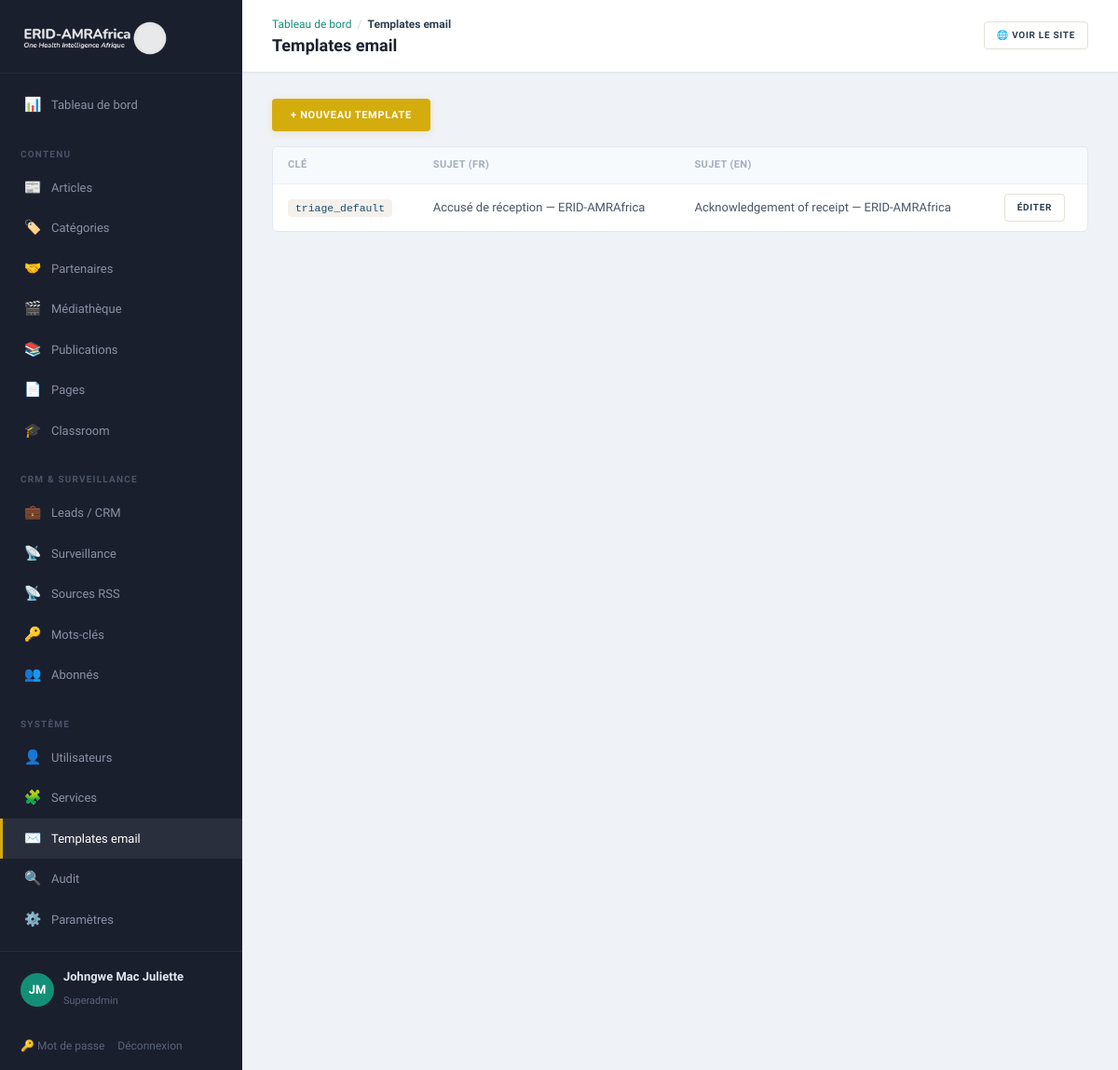
The page /admin/email-templates (signed in) on the database its author committed.
### tables this page shows
CREATE TABLE email_templates (
    id              INT UNSIGNED AUTO_INCREMENT PRIMARY KEY,
    template_key    VARCHAR(80)     NOT NULL UNIQUE,  
    subject_fr      VARCHAR(255)    NOT NULL,
    subject_en      VARCHAR(255)    NOT NULL,
    body_fr         MEDIUMTEXT      NOT NULL,
    body_en         MEDIUMTEXT      NOT NULL
);

### app/Core/View.php (called while the page is built, shortened)
<?php
final class View
{
    public static function render(string $template, array $data = [], string $layout = 'public'): void
    {
        $root = Config::get('root');
        extract($data, EXTR_SKIP);
        require $root . '/app/Views/' . $template . '.php';
    }
    public static function e(?string $s): string
    {
        return htmlspecialchars((string) $s, ENT_QUOTES, 'UTF-8');
    }
}

### app/Core/Controller.php (called while the page is built, shortened)
<?php
abstract class Controller
{
    protected function view(string $template, array $data = [], string $layout = 'public'): void
    {
        View::render($template, $data, $layout);
    }
}

### app/Controllers/Admin/EmailTemplatesController.php (called while the page is built, shortened)
<?php
final class EmailTemplatesController extends Controller
{
    public function index(): void
    {
        $templates = Database::all('SELECT * FROM email_templates ORDER BY template_key');
        $this->view('admin/email_templates', ['title' => 'Templates email', 'templates' => $templates], 'admin');
    }
}

### public/index.php (called while the page is built, shortened)
<?php
spl_autoload_register(function (string $class): void {
    $path = APP_ROOT . '/app/' . str_replace('\\', '/', substr($class, 4)) . '.php';
});
$router = new Router();
$router->dispatch($_SERVER['REQUEST_METHOD'], $_SERVER['REQUEST_URI']);

### app/Core/Config.php (called while the page is built, shortened)
<?php
final class Config
{
    private static array $data = [];
    public static function load(string $root): void
    {
        $env = [];
        self::$data = [
            'app' => [
                'name'   => $env['APP_NAME']   ?? 'ERID-AMRAfrica',
                'env'    => $env['APP_ENV']    ?? 'production',
                'url'    => $env['APP_URL']    ?? 'http://localhost:8080',
                'locale' => $env['APP_LOCALE'] ?? 'fr',
            ],
            'db' => [
                'host' => $env['DB_HOST'] ?? '127.0.0.1',
                'port' => $env['DB_PORT'] ?? '3306',
                'name' => $env['DB_NAME'] ?? 'erid_amrafrica',
                'user' => $env['DB_USER'] ?? 'root',
                'pass' => $env['DB_PASS'] ?? '',
            ],
            'mail' => [
                'from'      => $env['MAIL_FROM'] ?? 'consulting@erid-amrafrica.org',
                'from_name' => $env['MAIL_FROM_NAME'] ?? 'ERID-AMRAfrica',
            ],
            'root' => $root,
        ];
    }
    public static function get(string $key): mixed
    {
        return self::$data[$key] ?? null;
    }
}

### app/Core/Database.php (called while the page is built, shortened)
<?php
final class Database
{
    private static ?PDO $pdo = null;
    public static function pdo(): PDO
    {
        if (self::$pdo === null) {
            $cfg = Config::get('db');
            $dsn = sprintf(
                'mysql:host=%s;port=%s;dbname=%s;charset=utf8mb4',
                $cfg['host'], $cfg['port'], $cfg['name']
            );
            try {
                self::$pdo = new PDO($dsn, $cfg['user'], $cfg['pass'], [
                    PDO::ATTR_ERRMODE            => PDO::ERRMODE_EXCEPTION,
                    PDO::ATTR_DEFAULT_FETCH_MODE => PDO::FETCH_ASSOC,
                    PDO::ATTR_EMULATE_PREPARES   => false,
                    PDO::MYSQL_ATTR_INIT_COMMAND => "SET NAMES utf8mb4 COLLATE utf8mb4_unicode_ci",
                ]);
            } catch (PDOException $e) {
                http_response_code(500);
                exit('Database connection failed.');
            }
        }
        return self::$pdo;
    }
    public static function all(string $sql, array $params = []): array
    {
        $stmt = self::pdo()->prepare($sql);
        $stmt->execute($params);
        return $stmt->fetchAll();
    }
}

### app/Views/admin/email_templates.php (the view, shortened to what this page needs)
<?php
use App\Core\View; $e = fn($s) => View::e($s);
?>
<div class="toolbar"><a class="btn btn-gold" href="/admin/email-templates/new">+ Nouveau template</a></div>
<div class="panel">
  <table class="data-table">
    <thead><tr><th>Clé</th><th>Sujet (FR)</th><th>Sujet (EN)</th><th></th></tr></thead>
    <tbody>
    <?php foreach ($templates as $t): ?>
      <tr>
        <td><code><?= $e($t['template_key']) ?></code></td>
        <td><?= $e($t['subject_fr']) ?></td>
        <td><?= $e($t['subject_en']) ?></td>
        <td><a href="/admin/email-templates/<?= (int)$t['id'] ?>/edit" class="btn btn-ghost sm">Éditer</a></td>
      </tr>
    <?php endforeach; ?>
    </tbody>
  </table>
</div>

### app/Core/Router.php (shortened to what this page needs)
<?php
final class Router
{
    private array $routes = ['GET' => [], 'POST' => []];
    public function get(string $path, callable|array $handler): void
    {
        $this->routes['GET'][$this->normalize($path)] = $handler;
    }
    public function post(string $path, callable|array $handler): void
    {
        $this->routes['POST'][$this->normalize($path)] = $handler;
    }
    private function normalize(string $path): string
    {
        return '/' . trim($path, '/');
    }
    public function dispatch(string $method, string $uri): void
    {
        $path = $this->normalize(parse_url($uri, PHP_URL_PATH) ?: '/');
        foreach ($this->routes[$method] ?? [] as $route => $handler) {
            $pattern = '#^' . preg_replace('#\{[a-zA-Z_]+\}#', '([^/]+)', $route) . '$#';
            if (preg_match($pattern, $path, $m)) {
                array_shift($m);
                $this->invoke($handler, $m);
                return;
            }
        }
    }
    private function invoke(callable|array $handler, array $args): void
    {
        if (is_array($handler)) {
            [$class, $method] = $handler;
            (new $class())->{$method}(...$args);
            return;
        }
    }
}

### public/assets/css/app.css (style rules this page uses)
:root { --navy:#1B4F72;--navy-d:#154360;--navy-l:#2E86C1; --teal:#148F77;--teal-d:#0E6655;--teal-l:#1ABC9C; --gold:#D4AC0D;--gold-d:#B7950B;--gold-l:#F4D03F; --green:#27AE60;--green-d:#1E8449;--green-l:#58D68D; --burgundy:#78281F;--burgundy-d:#5B1F18; --red:#CB4335;--warm:#F8F4EF; --accent:#148F77; --c-spillover:#1B4F72;--c-amr:#148F77;--c-policy:#D4AC0D;--c-tech:#27AE60; --ink:#2C3E50;--muted:#717D8A;--light:#A6ACAF; --bg:#FCFAF7;--bg-alt:#F4F0EB;--card:#fff;--line:#E5E0D8; --font-d:'Merriweather',Georgia,serif; --font-b:'Source Sans 3','Source Sans Pro',system-ui,sans-serif; --w:1140px; --radius:10px;--radius-sm:6px;--radius-xs:4px; --shadow:0 2px 12px rgba(44,62,80,.05); --shadow-lg:0 8px 28px rgba(44,62,80,.08); --shadow-hover:0 6px 24px rgba(44,62,80,.1); }
*,*::before,*::after { box-sizing:border-box }
html { overflow-x:hidden }
body { margin:0;font-family:var(--font-b);color:var(--ink);background:var(--bg);line-height:1.7;font-size:15.5px;-webkit-font-smoothing:antialiased;overflow-x:hidden }
a { color:var(--ink);text-decoration:none;transition:color .25s }
code { background:var(--bg-alt);padding:3px 8px;font-size:.88em;border-radius:var(--radius-xs);color:var(--navy) }
.btn { display:inline-flex;align-items:center;justify-content:center;gap:6px;padding:10px 20px;font-weight:700;border:none;cursor:pointer;font-size:11px;font-family:var(--font-b);text-transform:uppercase;letter-spacing:.7px;transition:all .25s;line-height:1.4;border-radius:var(--radius-xs);position:relative }
.btn.sm { padding:7px 13px;font-size:10px }
.btn-gold { background:var(--gold);color:#fff;box-shadow:0 2px 8px rgba(212,172,13,.2) }
.btn-ghost { background:#fff;border:1px solid var(--line);color:var(--ink) }
body.admin { display:flex;background:#EFF2F7;font-family:var(--font-b);min-height:100vh }
.panel { background:#fff;border:1px solid #E2E8F0;padding:0;margin-bottom:18px;border-radius:var(--radius-sm);overflow:hidden }
.panel > table { margin:0 }
.panel > .data-table { margin:0 }
.data-table { width:100%;border-collapse:collapse }
.data-table th { text-align:left;padding:10px 16px;font-size:11px;text-transform:uppercase;color:#A0AEC0;border-bottom:1px solid #EDF2F7;letter-spacing:.4px;font-weight:600;background:#F7FAFC }
.data-table td { padding:10px 16px;border-bottom:1px solid #EDF2F7;vertical-align:middle;font-size:13px;color:#4A5568 }
.data-table tr:last-child td { border-bottom:none }
.filters,.toolbar { margin-bottom:16px;display:flex;gap:6px;flex-wrap:wrap;align-items:center }
.toolbar { margin-bottom:16px }

### rows shown on the page
email_templates: template_key "triage_default", subject_fr "Accusé de réception — ERID-AMRAfrica", subject_en "Acknowledgement of receipt — ERID-AMRAfrica"

### other values the page prints
$e($c[0]) "Tableau de bord"
$e($c[0]) "Templates email"
